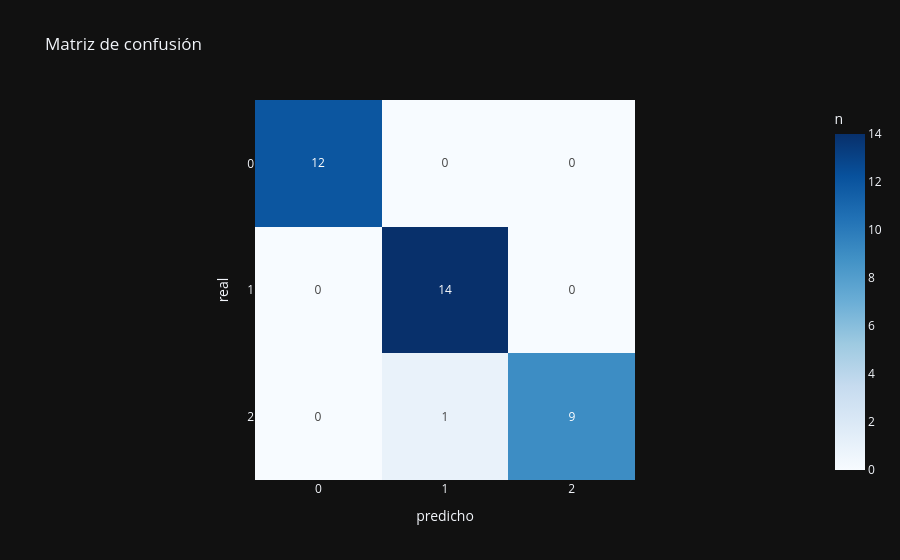

The cell this chart's notebook holds for it:
### Markdown cell above
## 📊 5 · Evaluación

Desempeño sobre datos nunca vistos (set de test).

### Code cell
# 5 · Evaluación en test (datos nunca vistos)
from sklearn.metrics import classification_report, confusion_matrix, roc_curve, auc
y_pred = best.predict(X_test)
print(classification_report(y_test, y_pred))
labels = sorted(map(str, y.unique()))
cm = confusion_matrix(y_test, y_pred)
px.imshow(cm, x=labels, y=labels, text_auto=True, color_continuous_scale='Blues',
          labels=dict(x='predicho', y='real', color='n'), title='Matriz de confusión').show()
if y.nunique() == 2 and hasattr(best, 'predict_proba'):
    pos = sorted(y.unique())[-1]
    proba = best.predict_proba(X_test)[:, list(best.classes_).index(pos)]
    fpr, tpr, _ = roc_curve((y_test == pos).astype(int), proba)
    fig = go.Figure()
    fig.add_trace(go.Scatter(x=fpr, y=tpr, mode='lines', line=dict(color=ACCENT, width=3),
                             name=f'AUC = {auc(fpr, tpr):.3f}', fill='tozeroy'))
    fig.add_trace(go.Scatter(x=[0, 1], y=[0, 1], mode='lines',
                             line=dict(dash='dash', color='gray'), showlegend=False))
    fig.update_layout(title='Curva ROC', xaxis_title='FPR', yaxis_title='TPR', template='plotly_dark')
    fig.show()

### Figure 1 — Plotly figure (JSON) as saved in the notebook; plotly's stock layout.template omitted (floating-point values rounded to 4 significant figures)
{"data": [{"coloraxis": "coloraxis", "hovertemplate": "predicho: %{x}<br>real: %{y}<br>n: %{z}<extra></extra>", "name": "0", "texttemplate": "%{z}", "type": "heatmap", "x": ["0", "1", "2"], "xaxis": "x", "y": ["0", "1", "2"], "yaxis": "y", "z": [[12, 0, 0], [0, 14, 0], [0, 1, 9]]}], "layout": {"coloraxis": {"colorbar": {"title": {"text": "n"}}, "colorscale": [[0.0, "rgb(247,251,255)"], [0.125, "rgb(222,235,247)"], [0.25, "rgb(198,219,239)"], [0.375, "rgb(158,202,225)"], [0.5, "rgb(107,174,214)"], [0.625, "rgb(66,146,198)"], [0.75, "rgb(33,113,181)"], [0.875, "rgb(8,81,156)"], [1.0, "rgb(8,48,107)"]]}, "title": {"text": "Matriz de confusión"}, "xaxis": {"anchor": "y", "constrain": "domain", "domain": [0.0, 1.0], "scaleanchor": "y", "title": {"text": "predicho"}}, "yaxis": {"anchor": "x", "autorange": "reversed", "constrain": "domain", "domain": [0.0, 1.0], "title": {"text": "real"}}}}
